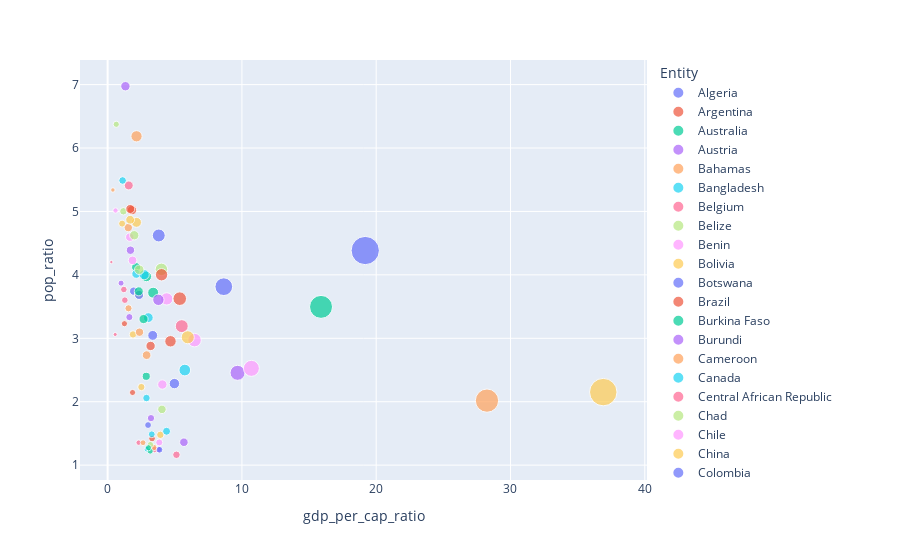

Source (notebook cell):
### Code cell
px.scatter(gpd_and_pop.query('Year == 2017'), x='gdp_per_cap_ratio', y='pop_ratio', color='Entity', size='gdp_ratio')
